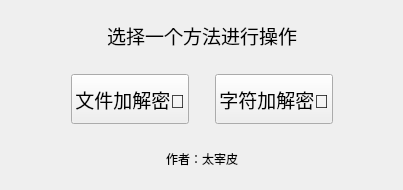
<?xml version="1.0" encoding="UTF-8"?>
<ui version="4.0">
 <class>ChooseWindow</class>
 <widget class="QWidget" name="ChooseWindow">
  <property name="enabled">
   <bool>true</bool>
  </property>
  <property name="geometry">
   <rect>
    <x>0</x>
    <y>0</y>
    <width>403</width>
    <height>190</height>
   </rect>
  </property>
  <property name="font">
   <font>
    <pointsize>14</pointsize>
   </font>
  </property>
  <property name="windowTitle">
   <string>加解密工具</string>
  </property>
  <layout class="QVBoxLayout" name="verticalLayout">
   <item>
    <widget class="QWidget" name="explainWidget" native="true">
     <layout class="QHBoxLayout" name="horizontalLayout">
      <item>
       <spacer name="horizontalSpacer">
        <property name="orientation">
         <enum>Qt::Horizontal</enum>
        </property>
        <property name="sizeHint" stdset="0">
         <size>
          <width>40</width>
          <height>20</height>
         </size>
        </property>
       </spacer>
      </item>
      <item>
       <widget class="QLabel" name="explain">
        <property name="text">
         <string>选择一个方法进行操作</string>
        </property>
       </widget>
      </item>
      <item>
       <spacer name="horizontalSpacer_2">
        <property name="orientation">
         <enum>Qt::Horizontal</enum>
        </property>
        <property name="sizeHint" stdset="0">
         <size>
          <width>40</width>
          <height>20</height>
         </size>
        </property>
       </spacer>
      </item>
     </layout>
    </widget>
   </item>
   <item>
    <widget class="QWidget" name="widget" native="true">
     <layout class="QHBoxLayout" name="horizontalLayout_2">
      <item>
       <spacer name="horizontalSpacer_3">
        <property name="orientation">
         <enum>Qt::Horizontal</enum>
        </property>
        <property name="sizeHint" stdset="0">
         <size>
          <width>40</width>
          <height>20</height>
         </size>
        </property>
       </spacer>
      </item>
      <item>
       <widget class="QPushButton" name="fileButton">
        <property name="minimumSize">
         <size>
          <width>0</width>
          <height>50</height>
         </size>
        </property>
        <property name="text">
         <string>文件加解密📁</string>
        </property>
       </widget>
      </item>
      <item>
       <spacer name="horizontalSpacer_5">
        <property name="orientation">
         <enum>Qt::Horizontal</enum>
        </property>
        <property name="sizeType">
         <enum>QSizePolicy::Fixed</enum>
        </property>
        <property name="sizeHint" stdset="0">
         <size>
          <width>20</width>
          <height>20</height>
         </size>
        </property>
       </spacer>
      </item>
      <item>
       <widget class="QPushButton" name="stringButton">
        <property name="minimumSize">
         <size>
          <width>0</width>
          <height>50</height>
         </size>
        </property>
        <property name="text">
         <string>字符加解密📝</string>
        </property>
       </widget>
      </item>
      <item>
       <spacer name="horizontalSpacer_4">
        <property name="orientation">
         <enum>Qt::Horizontal</enum>
        </property>
        <property name="sizeHint" stdset="0">
         <size>
          <width>40</width>
          <height>20</height>
         </size>
        </property>
       </spacer>
      </item>
     </layout>
    </widget>
   </item>
   <item>
    <widget class="QWidget" name="widget_2" native="true">
     <property name="maximumSize">
      <size>
       <width>16777215</width>
       <height>40</height>
      </size>
     </property>
     <layout class="QHBoxLayout" name="horizontalLayout_3">
      <item>
       <spacer name="horizontalSpacer_6">
        <property name="orientation">
         <enum>Qt::Horizontal</enum>
        </property>
        <property name="sizeHint" stdset="0">
         <size>
          <width>102</width>
          <height>9</height>
         </size>
        </property>
       </spacer>
      </item>
      <item>
       <widget class="QLabel" name="label">
        <property name="font">
         <font>
          <pointsize>9</pointsize>
         </font>
        </property>
        <property name="text">
         <string>作者：太宰皮</string>
        </property>
       </widget>
      </item>
      <item>
       <spacer name="horizontalSpacer_7">
        <property name="orientation">
         <enum>Qt::Horizontal</enum>
        </property>
        <property name="sizeHint" stdset="0">
         <size>
          <width>102</width>
          <height>9</height>
         </size>
        </property>
       </spacer>
      </item>
     </layout>
    </widget>
   </item>
  </layout>
 </widget>
 <resources/>
 <connections/>
</ui>
